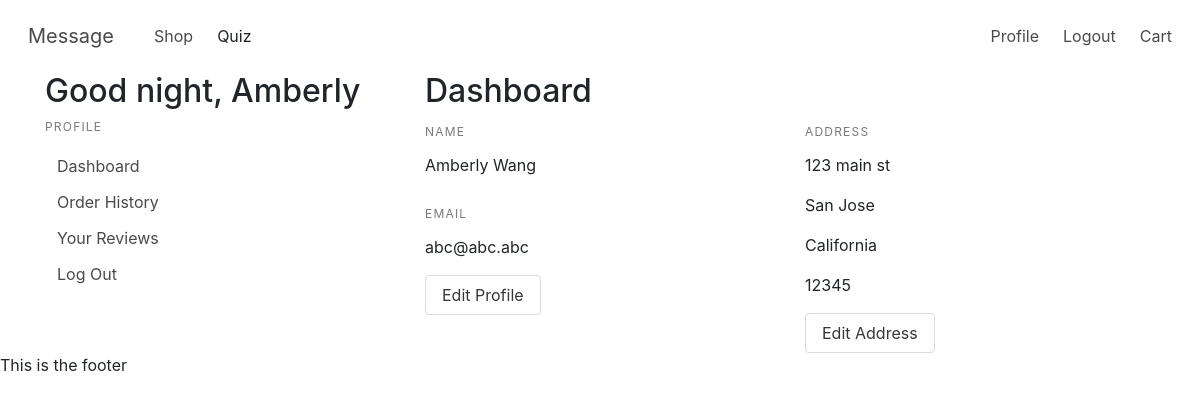
The app's page /profile (signed in), older data.
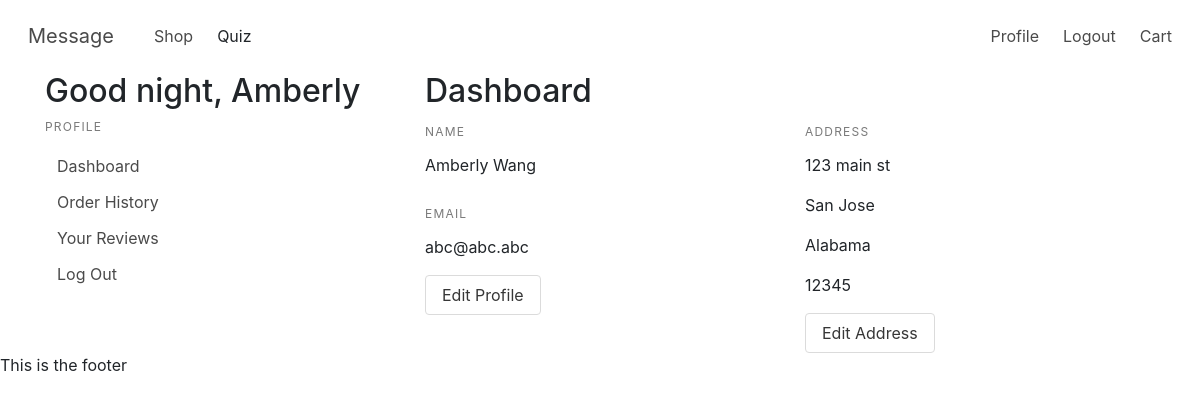
The same page, newer data.
### models.py (models this page shows, shortened)
class User(UserMixin, Model):
    fname = CharField()
    lname = CharField()
    email = CharField(unique=True)
    password = CharField(max_length=100)
    street_address = CharField(default="")
    city = CharField(default="")
    state = CharField(default="")
    postal_code = CharField(default="")
    join_date = DateTimeField(default=datetime.datetime.now())
    class Meta:
        database = DATABASE

### app.py (the view)
@app.route('/profile')
@login_required
def profile():
    user = current_user
    current_hour = datetime.datetime.now().hour
    greeting = time_of_day(current_hour)
    return render_template("dashboard.html", user=user, greeting=greeting)

### app.py (called while the page is built)
@login_manager.user_loader
def load_user(userid):
    try:
        return models.User.get(models.User.id == userid)
    except models.DoesNotExist:
        return None

@app.before_request
def before_request():
    g.db = models.DATABASE
    g.db.connect()
    g.user = current_user

@app.after_request
def after_request(response):
    g.db.close()
    return response

def time_of_day(hour):
    return (
        "morning" if 5 <= hour <= 11
        else
        "afternoon" if 12 <= hour <= 17
        else
        "evening" if 18 <= hour <= 22
        else
        "night"
    )

### templates/dashboard.html
{% extends 'profile.html' %}
{% block profile %}
<h2>Dashboard</h2>
    <div class="row">
        <div class="col-6">
            <label class="menu-label">Name</label>
            <p>{{user.fname}} {{user.lname}}</p>
            <label class="menu-label">Email</label>
            <p>{{user.email}}</p>
            <a href="/profile/edit" class="button">Edit Profile</a>
        </div>
        <div class="col-6">
            <label class="menu-label">Address</label>
            <p>{{user.street_address}}</p>
            <p>{{user.city}}</p>
            <p>{{user.state}}</p>
            <p>{{user.postal_code}}</p>
            <a href="/profile/address" class="button">Edit Address</a>
        </div>
    </div>
{% endblock %}

### templates/profile.html
{% extends 'layout.html' %}
{% block content %}
<div class="container">
    <div class="row">
        <div class="col-sm-4">
            <h2> Good {{greeting}}, {{user.fname}}</h2>
            <aside class="menu">
                <p class="menu-label">
                    Profile
                </p>
                <ul class="menu-list">
                    <li><a href="{{url_for('profile')}}">Dashboard</a></li>
                    <li><a href="{{url_for('order_history')}}">Order History</a></li>
                    <li><a href="{{url_for('reviews')}}">Your Reviews</a></li>
                    <li><a href="{{url_for('logout')}}">Log Out</a></li>
                </ul>
            </aside>
        </div>
        <div class="col-sm-8">
                {% block profile %}
                {% endblock %}
        </div>
    </div>
</div>
{% endblock %}

Row changes from the older to the newer data that the page shows:
changed User "Amberly": state "California" → "Alabama"
